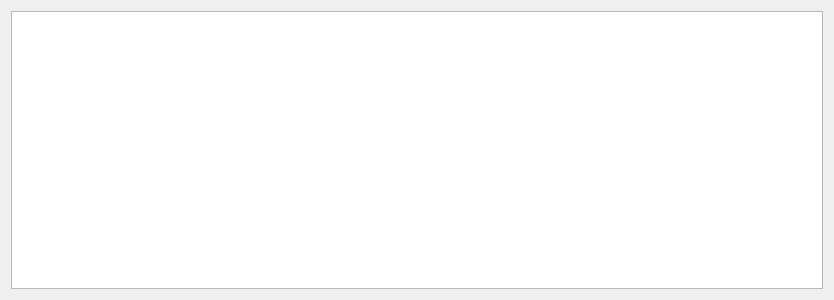
<?xml version="1.0" encoding="UTF-8"?>
<ui version="4.0">
 <class>logDialog</class>
 <widget class="QDialog" name="logDialog">
  <property name="geometry">
   <rect>
    <x>0</x>
    <y>0</y>
    <width>834</width>
    <height>300</height>
   </rect>
  </property>
  <property name="windowTitle">
   <string>OBS Light log</string>
  </property>
  <property name="locale">
   <locale language="English" country="UnitedStates"/>
  </property>
  <layout class="QVBoxLayout" name="verticalLayout">
   <item>
    <widget class="QPlainTextEdit" name="logTextEdit">
     <property name="readOnly">
      <bool>true</bool>
     </property>
    </widget>
   </item>
  </layout>
 </widget>
 <resources/>
 <connections/>
</ui>
